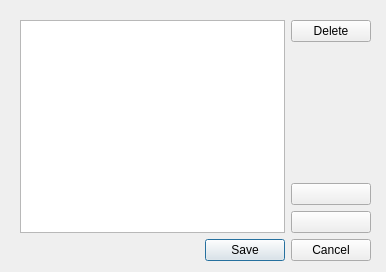
<?xml version="1.0" encoding="UTF-8"?>
<ui version="4.0">
 <class>ServiceItemEditDialog</class>
 <widget class="QWidget" name="ServiceItemEditDialog">
  <property name="geometry">
   <rect>
    <x>0</x>
    <y>0</y>
    <width>386</width>
    <height>272</height>
   </rect>
  </property>
  <property name="windowTitle">
   <string>Service Item Maintenance</string>
  </property>
  <widget class="QWidget" name="layoutWidget">
   <property name="geometry">
    <rect>
     <x>20</x>
     <y>20</y>
     <width>351</width>
     <height>241</height>
    </rect>
   </property>
   <layout class="QVBoxLayout" name="outerLayout">
    <item>
     <layout class="QHBoxLayout" name="topLayout">
      <item>
       <widget class="QListWidget" name="listWidget">
        <property name="alternatingRowColors">
         <bool>true</bool>
        </property>
       </widget>
      </item>
      <item>
       <layout class="QVBoxLayout" name="buttonLayout">
        <item>
         <widget class="QPushButton" name="deleteButton">
          <property name="text">
           <string>Delete</string>
          </property>
         </widget>
        </item>
        <item>
         <spacer name="verticalSpacer">
          <property name="orientation">
           <enum>Qt::Vertical</enum>
          </property>
          <property name="sizeHint" stdset="0">
           <size>
            <width>20</width>
            <height>40</height>
           </size>
          </property>
         </spacer>
        </item>
        <item>
         <widget class="QPushButton" name="upButton">
          <property name="text">
           <string/>
          </property>
          <property name="icon">
           <iconset resource="../images/openlp-2.qrc">
            <normaloff>:/services/service_up.png</normaloff>:/services/service_up.png</iconset>
          </property>
         </widget>
        </item>
        <item>
         <widget class="QPushButton" name="downButton">
          <property name="text">
           <string/>
          </property>
          <property name="icon">
           <iconset resource="../images/openlp-2.qrc">
            <normaloff>:/services/service_down.png</normaloff>:/services/service_down.png</iconset>
          </property>
         </widget>
        </item>
       </layout>
      </item>
     </layout>
    </item>
    <item>
     <widget class="QDialogButtonBox" name="buttonBox">
      <property name="standardButtons">
       <set>QDialogButtonBox::Cancel|QDialogButtonBox::Save</set>
      </property>
     </widget>
    </item>
   </layout>
  </widget>
 </widget>
 <resources>
  <include location="../images/openlp-2.qrc"/>
 </resources>
 <connections/>
</ui>
